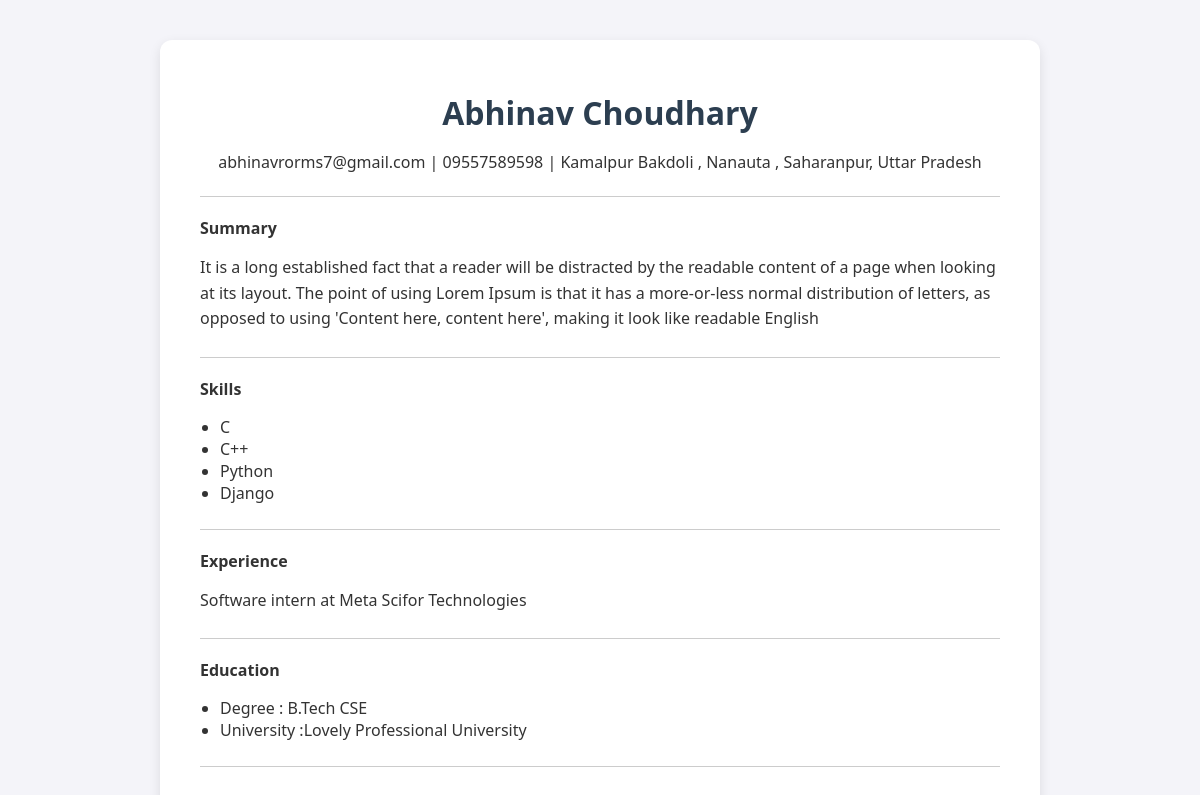
The page /view_resume/1/ on the database its author committed.
### pdf/models.py (models this page shows, shortened)
class Profile(models.Model):
    name = models.CharField(max_length=200)
    email = models.EmailField()
    phone = models.CharField(max_length=20)
    address = models.TextField()
    summary = models.TextField()
    degree = models.CharField(max_length=200)
    university = models.CharField(max_length=200)
    previous_experience = models.TextField()
    skills = models.TextField()

### pdf/views.py (the view)
# urls.py: path('view_resume/<int:id>/', views.view_resume_html, name='view_resume_html'),
def view_resume_html(request, id):
    try:
        user_profile = Profile.objects.get(pk=id)
    except Profile.DoesNotExist:
        return redirect('list')
    skill_list = [skill.strip() for skill in user_profile.skills.split(',') if skill.strip()]
    return render(request, 'pdf/resume.html', {'user_profile': user_profile, 'skills': skill_list})

### pdf/templates/pdf/resume.html (shortened to what this page needs)
<!DOCTYPE html>
<html lang="en">
<head>
</head>
<body>
    <div class="container">
        <div class="title">
            <h1>{{ user_profile.name }}</h1>
            <p>{{ user_profile.email }} | {{ user_profile.phone }} | {{ user_profile.address }}</p>
        </div>
        <hr>
        <section>
            <span class="label">Summary</span>
            <p>{{ user_profile.summary }}</p>
        </section>
        <hr>
        <section>
            <span class="label">Skills</span>
            <ul>
                {% for skill in skills %}
                    <li>{{ skill }}</li>
                {% endfor %}
            </ul>
        </section>
        <hr>
        <section>
            <span class="label">Experience</span>
            <p>{{ user_profile.previous_experience }}</p>
        </section>
        <hr>
        <section>
            <span class="label">Education</span>
            <ul>
                <li>Degree : {{ user_profile.degree }}</li>
                <li>University :{{ user_profile.university }}</li>
            </ul>
        </section>
        <hr>
    </div>
</body>
</html>

### pdf/templates/pdf/resume.html (style rules this page uses)
body { font-family: 'Segoe UI', Tahoma, Geneva, Verdana, sans-serif; margin: 0; padding: 0; background-color: #f4f4f9; color: #333; }
.container { max-width: 800px; margin: 40px auto; background-color: #fff; padding: 30px 40px; border-radius: 12px; box-shadow: 0 4px 12px rgba(0, 0, 0, 0.1); }
h1, h2 { margin-bottom: 10px; color: #2c3e50; }
hr { margin: 20px 0; border: 0; height: 1px; background-color: #ccc; }
section { margin-bottom: 25px; }
.title { text-align: center; }
ul { padding-left: 20px; }
p { line-height: 1.6; }
.label { font-weight: bold; margin-bottom: 5px; display: block; }

### rows shown on the page
Profile: name "Abhinav Choudhary", email "abhinavrorms7@gmail.com", phone "09557589598", address "Kamalpur Bakdoli , Nanauta , Saharanpur, Uttar Pradesh", summary "It is a long established fact that a reader will be distracted by the readable content of a page when looking at its layout. The point of using Lorem Ipsum is that it has a more-or-less normal distribution of letters, as opposed to using 'Content here, content here', making it look like readable English", previous_experience "Software intern at Meta Scifor Technologies", degree "B.Tech CSE", university "Lovely Professional University"

### other values the page prints
{{ skill }} "C" "C++" "Python" "Django"
